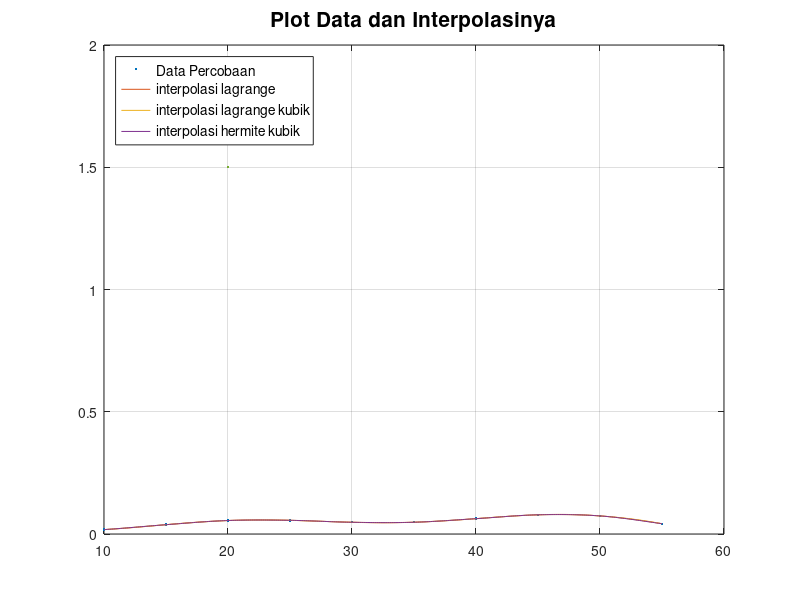

This chart was generated by the following MATLAB code:
clc
clear all

%data percobaan

x0 = load('data_plot_x0.txt');
y0 = load('data_plot_y0.txt');

%data interpolasi lagrange
xl = load('data_plot_xl.txt');
yl = load('data_plot_yl.txt');

%data interpolasi lagrange kubik
xlk = load('data_plot_xlk.txt');
ylk = load('data_plot_ylk.txt');

%data interpolasi hermite kubik
xhk = load('data_plot_xhk.txt');
yhk = load('data_plot_yhk.txt');

plot(x0,y0,'.',xl,yl,xlk,ylk,xhk,yhk,MarkerSize=20,LineWidth=1.5)
title  ('Plot Data dan Interpolasinya','FontSize',15)
grid on
legend ('Data Percobaan','interpolasi lagrange','interpolasi lagrange kubik','interpolasi hermite kubik','location','northwest','FontSize',10)